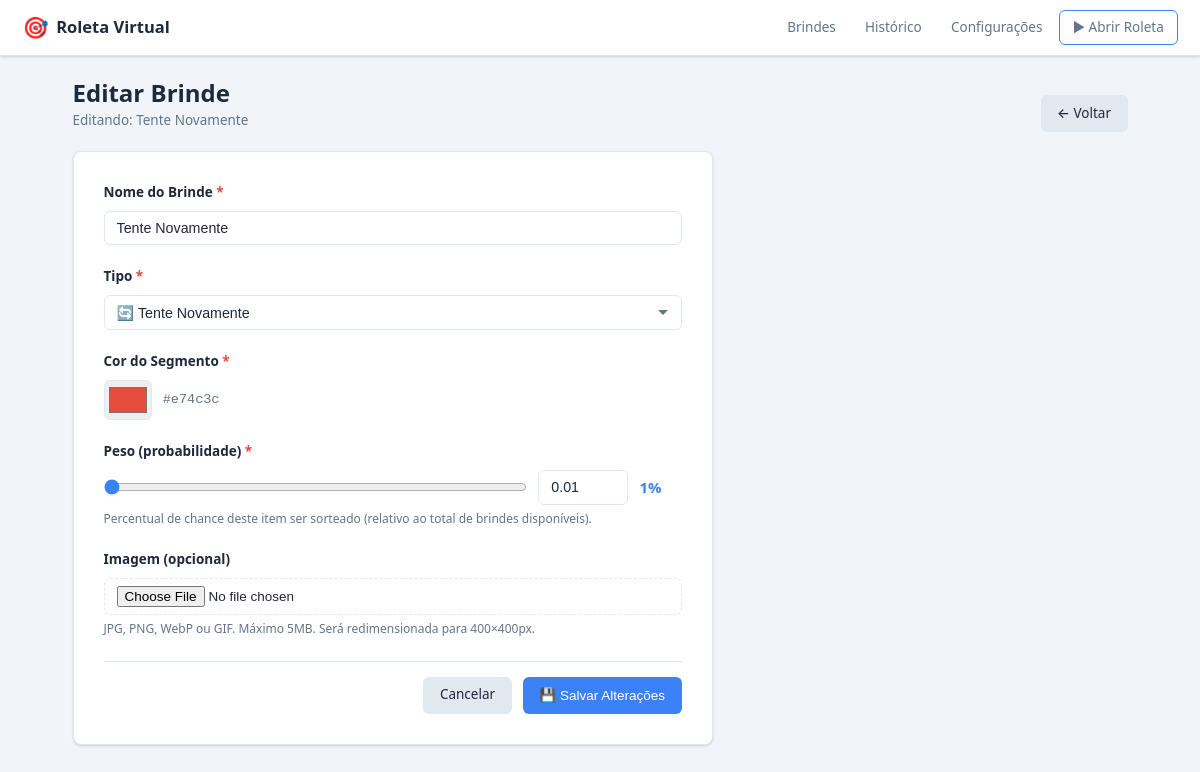
The app's page /admin/prizes/1/edit with its own data.
### app/models.py (models this page shows, shortened)
class Prize(db.Model):
    __tablename__ = "prizes"
    id = db.Column(db.Integer, primary_key=True)
    name = db.Column(db.String(100), nullable=False)
    image_filename = db.Column(db.String(255), nullable=True)
    quantity = db.Column(db.Integer, nullable=False, default=0)
    item_type = db.Column(db.String(10), nullable=False, default="prize")
    weight = db.Column(db.Float, nullable=False, default=0.0)
    color = db.Column(db.String(7), nullable=False, default="#3498db")
    exhausted_behavior = db.Column(db.String(15), nullable=False, default="hide_weight")
    is_active = db.Column(db.Boolean, nullable=False, default=True)
    created_at = db.Column(db.DateTime, nullable=False, default=datetime.utcnow)
    updated_at = db.Column(
        db.DateTime, nullable=False, default=datetime.utcnow, onupdate=datetime.utcnow
    )
    draws = db.relationship("Draw", backref="prize", lazy=True)

### app/routes/admin.py (the view, shortened to what this page needs)
@admin_bp.route("/prizes/<int:prize_id>/edit", methods=["GET", "POST"])
def prize_edit(prize_id):
    prize = Prize.query.get_or_404(prize_id)
    return render_template("admin/form.html", prize=prize, form_data={})

### app/templates/admin/form.html (shortened to what this page needs)
{% extends "base.html" %}
{% set is_edit = prize is not none %}
{% block content %}
<div class="page-header">
  <div class="page-header-left">
    <h1>{{ 'Editar Brinde' if is_edit else 'Novo Brinde' }}</h1>
    {% if is_edit %}
      <span class="page-subtitle">Editando: {{ prize.name }}</span>
    {% endif %}
  </div>
  <div class="page-header-actions">
    <a href="{{ url_for('admin.index') }}" class="btn btn-secondary">← Voltar</a>
  </div>
</div>
<div class="form-card">
  <form
    method="POST"
    enctype="multipart/form-data"
    action="{{ url_for('admin.prize_edit', prize_id=prize.id) if is_edit else url_for('admin.prize_new') }}"
    id="prize-form"
    novalidate
  >
    <div class="form-group">
      <label for="name" class="form-label required">Nome do Brinde</label>
      <input
        type="text"
        id="name"
        name="name"
        class="form-input"
        maxlength="100"
        required
        value="{{ form_data.get('name', prize.name if is_edit else '') }}"
        placeholder="Ex: Fone de Ouvido Bluetooth"
      />
    </div>
    <div class="form-group">
      <label for="item_type" class="form-label required">Tipo</label>
      <select id="item_type" name="item_type" class="form-select" onchange="updateFormFields()">
        <option value="retry" {% if (form_data.get('item_type') or (prize.item_type if is_edit else '')) == 'retry' %}selected{% endif %}>
          🔄 Tente Novamente
        </option>
      </select>
    </div>
    <div class="form-group">
      <label for="color" class="form-label required">Cor do Segmento</label>
      <div class="color-picker-row">
        <input
          type="color"
          id="color"
          name="color"
          class="form-color"
          value="{{ form_data.get('color', prize.color if is_edit else '#3498db') }}"
        />
        <span class="color-preview-label" id="color-label">
          {{ form_data.get('color', prize.color if is_edit else '#3498db') }}
        </span>
      </div>
    </div>
    <div class="form-group" id="group-weight">
      <label for="weight" class="form-label required">Peso (probabilidade)</label>
      <div class="weight-row">
        <input
          type="range"
          id="weight-range"
          min="1"
          max="99"
          value="{{ ((form_data.get('weight', prize.weight if is_edit else 0.15)|float) * 100)|round|int }}"
          oninput="syncWeight(this.value)"
          class="form-range"
        />
        <input
          type="number"
          id="weight"
          name="weight"
          min="0.01"
          max="0.99"
          step="0.01"
          value="{{ form_data.get('weight', prize.weight if is_edit else 0.15)|float }}"
          class="form-input weight-input"
          oninput="syncWeightFromNumber(this.value)"
        />
        <span class="weight-pct" id="weight-pct">{{ ((form_data.get('weight', prize.weight if is_edit else 0.15)|float) * 100)|round|int }}%</span>
      </div>
      <span class="form-hint">Percentual de chance deste item ser sorteado (relativo ao total de brindes disponíveis).</span>
    </div>
    <div class="form-group">
      <label for="image" class="form-label">Imagem (opcional)</label>
      <input
        type="file"
        id="image"
        name="image"
        class="form-file"
        accept=".jpg,.jpeg,.png,.webp,.gif"
        onchange="previewImage(this)"
      />
      <span class="form-hint">JPG, PNG, WebP ou GIF. Máximo 5MB. Será redimensionada para 400×400px.</span>
    </div>
    <div class="form-actions">
      <a href="{{ url_for('admin.index') }}" class="btn btn-secondary">Cancelar</a>
      <button type="submit" class="btn btn-primary">
        {{ '💾 Salvar Alterações' if is_edit else '✓ Cadastrar Brinde' }}
      </button>
    </div>
  </form>
</div>
{% endblock %}

### app/static/css/admin.css (style rules this page uses)
*, *::before, *::after { box-sizing: border-box; margin: 0; padding: 0; }
:root { --primary: #3b82f6; --primary-d: #2563eb; --danger: #ef4444; --danger-d: #dc2626; --success: #22c55e; --warning: #f59e0b; --neutral: #64748b; --bg: #f1f5f9; --surface: #ffffff; --border: #e2e8f0; --text: #1e293b; --text-muted: #64748b; --radius: 8px; --shadow: 0 1px 3px rgba(0,0,0,.1), 0 1px 2px rgba(0,0,0,.06); }
html { font-size: 15px; }
body { font-family: system-ui, -apple-system, "Segoe UI", Roboto, sans-serif; background: var(--bg); color: var(--text); line-height: 1.6; min-height: 100vh; }
a { color: var(--primary); text-decoration: none; }
.page-header { display: flex; align-items: flex-end; justify-content: space-between; margin-bottom: 1.25rem; flex-wrap: wrap; gap: .75rem; }
.page-header h1 { font-size: 1.6rem; font-weight: 700; line-height: 1.2; }
.page-subtitle { color: var(--text-muted); font-size: .9rem; display: block; margin-top: .2rem; }
.page-header-actions { display: flex; gap: .5rem; flex-wrap: wrap; }
.btn { display: inline-flex; align-items: center; gap: .35rem; padding: .5rem 1.1rem; border-radius: 6px; border: none; cursor: pointer; font-size: .9rem; font-weight: 500; transition: background .15s, opacity .15s; text-decoration: none; white-space: nowrap; }
.btn-primary { background: var(--primary); color: #fff; }
.btn-secondary { background: #e2e8f0; color: var(--text); }
.form-card { background: var(--surface); border-radius: var(--radius); border: 1px solid var(--border); padding: 2rem; max-width: 640px; box-shadow: var(--shadow); }
.form-group { margin-bottom: 1.4rem; }
.form-label { display: block; font-weight: 600; font-size: .9rem; margin-bottom: .5rem; color: var(--text); }
.form-label.required::after { content: " *"; color: var(--danger); }
.form-hint { font-size: .8rem; color: var(--text-muted); display: block; margin-top: .3rem; }
.form-input, .form-select { width: 100%; padding: .55rem .8rem; border: 1.5px solid var(--border); border-radius: 6px; font-size: .95rem; background: var(--surface); color: var(--text); transition: border-color .15s; outline: none; appearance: none; }
.form-select { background-repeat: no-repeat; background-position: right .75rem center; padding-right: 2.5rem; }
.form-file { display: block; width: 100%; padding: .45rem .8rem; border: 1.5px dashed var(--border); border-radius: 6px; font-size: .9rem; cursor: pointer; }
.form-range { width: 100%; margin: .5rem 0; accent-color: var(--primary); }
.form-color { width: 48px; height: 40px; border: 1.5px solid var(--border); border-radius: 6px; cursor: pointer; padding: 2px; }
.color-picker-row { display: flex; align-items: center; gap: .75rem; }
.color-preview-label { font-family: monospace; font-size: .9rem; color: var(--text-muted); }
.weight-row { display: flex; align-items: center; gap: .75rem; }
.weight-input { width: 90px !important; }
.weight-pct { font-weight: 700; color: var(--primary); min-width: 42px; }
.form-actions { display: flex; gap: .75rem; justify-content: flex-end; padding-top: 1rem; border-top: 1px solid var(--border); margin-top: 1.5rem; }

### records on screen
Prize: name "Tente Novamente", item_type "🔄 Tente Novamente", color "#e74c3c", get "#e74c3c", weight "1", weight "0.01"

### other values on screen
{{ 'Editar Brinde' if is_edit else 'Novo Brinde' }} "Editar Brinde"
{{ '💾 Salvar Alterações' if is_edit else '✓ Cadastrar Brinde' }} "💾 Salvar Alterações"
